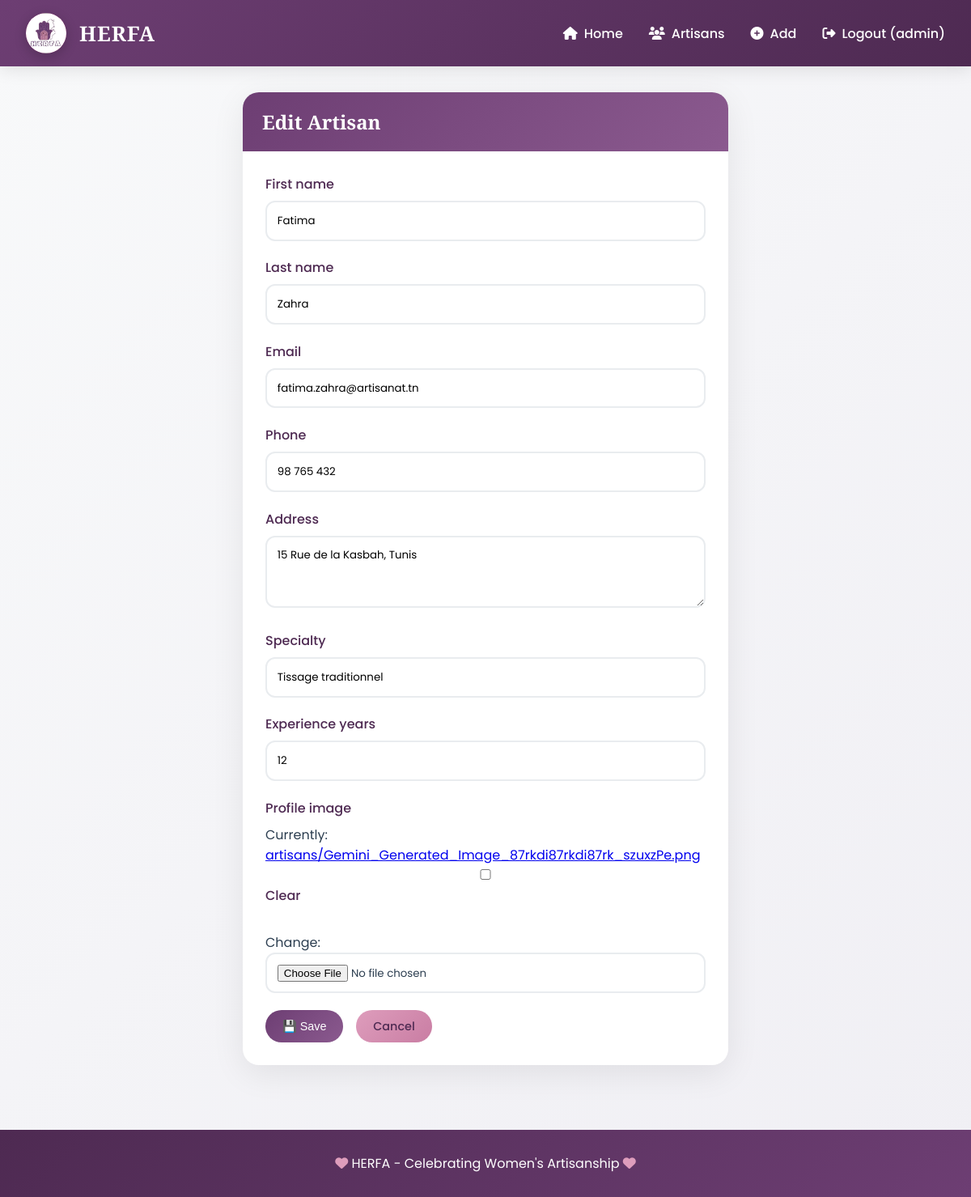
/artisans/1/edit/ (signed in), run on the app's committed database.
### artisans/models.py (models this page shows, shortened)
class Artisan(models.Model):
    user = models.ForeignKey(User, on_delete=models.CASCADE, null=True, blank=True)
    first_name = models.CharField(max_length=100)
    last_name = models.CharField(max_length=100)
    email = models.EmailField(unique=True)
    phone = models.CharField(max_length=20)
    address = models.TextField()
    specialty = models.CharField(max_length=200)
    experience_years = models.IntegerField(default=0)
    profile_image = models.ImageField(upload_to='artisans/', blank=True, null=True)
    join_date = models.DateField(auto_now_add=True)
    is_active = models.BooleanField(default=True)
    user = models.ForeignKey(User, on_delete=models.CASCADE, null=True, blank=True)  # ← ADD THIS
    first_name = models.CharField(max_length=100)

### artisans/views.py (the view)
# urls.py: path('artisans/<int:pk>/edit/', views.artisan_edit, name='artisan_edit'),
@login_required
def artisan_edit(request, pk):
    artisan = get_object_or_404(Artisan, pk=pk)
    if request.method == 'POST':
        form = ArtisanForm(request.POST, request.FILES, instance=artisan)
        if form.is_valid():
            form.save()
            messages.success(request, f'{artisan.full_name} has been updated!')
            return redirect('artisan_detail', pk=artisan.pk)
    else:
        form = ArtisanForm(instance=artisan)
    return render(request, 'artisans/artisan_form.html', {'form': form, 'title': 'Edit Artisan'})

### artisans/forms.py
class ArtisanForm(forms.ModelForm):
    class Meta:
        model = Artisan
        fields = ['first_name', 'last_name', 'email', 'phone', 'address', 'specialty', 'experience_years', 'profile_image']
        widgets = {
            'address': forms.Textarea(attrs={'rows': 3}),
        }

### artisans/templates/artisans/artisan_form.html (shortened to what this page needs)
{% extends 'artisans/base.html' %}
{% block content %}
<div class="card" style="max-width: 600px; margin: 0 auto;">
    <div class="card-header">
        <h2>{{ title }}</h2>
    </div>
    <div class="card-body">
        <form method="post" enctype="multipart/form-data">
            {% for field in form %}
                <div class="form-group">
                    <label>{{ field.label }}</label>
                    {{ field }}
                </div>
            {% endfor %}
            <div style="display: flex; gap: 1rem; margin-top: 1rem;">
                <button type="submit" class="btn btn-primary">💾 Save</button>
                <a href="{% url 'artisan_list' %}" class="btn btn-secondary">Cancel</a>
            </div>
        </form>
    </div>
</div>
{% endblock %}

### artisans/templates/artisans/base.html (shortened to what this page needs)
{% load static %}
<!DOCTYPE html>
<html lang="en">
<head>
    <link rel="stylesheet" href="https://cdnjs.cloudflare.com/ajax/libs/font-awesome/6.4.0/css/all.min.css">
</head>
<body>
    <nav class="navbar">
        <div class="nav-container">
            <div class="logo-area">
                <div class="logo-placeholder">
                <img src="/media/logo.jpeg" alt="Logo" style="width:100%;height:100%;object-fit:cover;border-radius:50%;">
            </div>
        <div class="logo-text">HERFA</span></div>
        </div>
            <div class="nav-links">
                <a href="{% url 'home' %}"><i class="fas fa-home"></i> Home</a>
                {% if user.is_authenticated %}
                    <a href="{% url 'artisan_list' %}"><i class="fas fa-users"></i> Artisans</a>
                    <a href="{% url 'artisan_create' %}"><i class="fas fa-plus-circle"></i> Add</a>
                    <a href="{% url 'logout' %}"><i class="fas fa-sign-out-alt"></i> Logout ({{ user.username }})</a>
                {% else %}
                    <a href="{% url 'login' %}"><i class="fas fa-sign-in-alt"></i> Login</a>
                    <a href="{% url 'register' %}"><i class="fas fa-user-plus"></i> Register</a>
                {% endif %}
            </div>
        </div>
    </nav>
    <div class="container">
        {% block content %}
        {% endblock %}
    </div>
    <footer class="footer">
        <p><i class="fas fa-heart" style="color: var(--secondary);"></i> HERFA - Celebrating Women's Artisanship <i class="fas fa-heart" style="color: var(--secondary);"></i></p>
    </footer>
</body>
</html>

### artisans/templates/artisans/base.html (style rules this page uses)
:root { --primary: #6D3E73; --primary-light: #8B5A8F; --primary-dark: #4E2A52; --secondary: #DE9DBC; --secondary-light: #EBB8D1; --secondary-dark: #C97DA3; --white: #FFFFFF; --gray-light: #F8F9FA; --gray: #E9ECEF; --text-dark: #2C3E50; --success: #27AE60; --danger: #E74C3C; --warning: #F39C12; }
* { margin: 0; padding: 0; box-sizing: border-box; }
body { font-family: 'Poppins', sans-serif; background: linear-gradient(135deg, #F8F9FA 0%, #F0EFF4 100%); color: var(--text-dark); min-height: 100vh; }
h1, h2, h3, h4, h5, h6 { font-family: 'Playfair Display', serif; font-weight: 600; }
.navbar { background: linear-gradient(135deg, var(--primary) 0%, var(--primary-dark) 100%); padding: 1rem 2rem; box-shadow: 0 4px 20px rgba(0,0,0,0.1); position: sticky; top: 0; z-index: 1000; }
.nav-container { max-width: 1400px; margin: 0 auto; display: flex; justify-content: space-between; align-items: center; flex-wrap: wrap; gap: 1rem; }
.logo-area { display: flex; align-items: center; gap: 1rem; }
.logo-placeholder { width: 50px; height: 50px; background: linear-gradient(135deg, var(--secondary), var(--secondary-dark)); border-radius: 50%; display: flex; align-items: center; justify-content: center; transition: transform 0.3s ease; box-shadow: 0 4px 15px rgba(0,0,0,0.2); overflow: hidden; }
.logo-text { font-size: 1.6rem; font-weight: 700; font-family: 'Playfair Display', serif; color: var(--white); letter-spacing: 1px; }
.nav-links { display: flex; gap: 2rem; align-items: center; flex-wrap: wrap; }
.nav-links a { color: var(--white); text-decoration: none; font-weight: 500; transition: all 0.3s ease; display: flex; align-items: center; gap: 0.5rem; }
.container { max-width: 1400px; margin: 0 auto; padding: 2rem; }
.card { background: var(--white); border-radius: 20px; box-shadow: 0 10px 40px rgba(0,0,0,0.08); overflow: hidden; transition: all 0.3s ease; border: none; margin-bottom: 2rem; }
.card-header { background: linear-gradient(135deg, var(--primary) 0%, var(--primary-light) 100%); padding: 1.25rem 1.5rem; border-bottom: none; }
.card-header h2, .card-header h3 { color: var(--white); margin: 0; display: flex; align-items: center; gap: 0.75rem; }
.card-body { padding: 1.75rem; }
.btn { display: inline-flex; align-items: center; gap: 0.5rem; padding: 0.6rem 1.3rem; border-radius: 50px; font-weight: 500; transition: all 0.3s ease; border: none; cursor: pointer; text-decoration: none; font-size: 0.9rem; }
.btn-primary { background: linear-gradient(135deg, var(--primary) 0%, var(--primary-light) 100%); color: white; }
.btn-secondary { background: linear-gradient(135deg, var(--secondary) 0%, var(--secondary-dark) 100%); color: var(--primary-dark); }
.form-group { margin-bottom: 1.3rem; }
label { display: block; margin-bottom: 0.5rem; font-weight: 500; color: var(--primary-dark); }
input, select, textarea { width: 100%; padding: 0.8rem; border: 2px solid var(--gray); border-radius: 12px; font-family: 'Poppins', sans-serif; transition: all 0.3s ease; }
.footer { background: linear-gradient(135deg, var(--primary-dark) 0%, var(--primary) 100%); color: white; text-align: center; padding: 1.8rem; margin-top: 3rem; }

### data on the page
Artisan: form "Fatima" "Zahra" "fatima.zahra@artisanat.tn" "98 765 432" "15 Rue de la Kasbah, Tunis" "Tissage traditionnel" "12"

### other printed values
{{ user.username }} "admin"
{{ title }} "Edit Artisan"
{{ field.label }} "First name" "Last name" "Email" "Phone" "Address" "Specialty" "Experience years" "Profile image"
